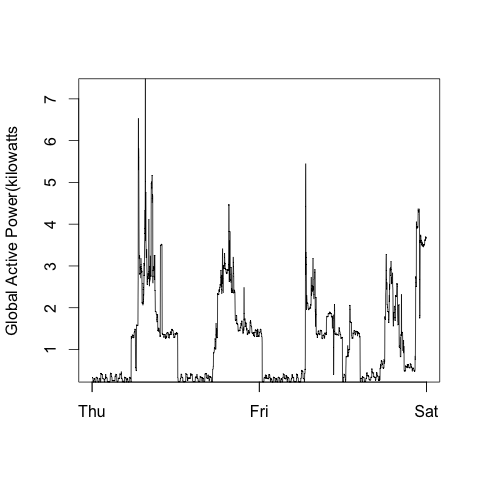

Generate this figure with R:
plot(datetime, gap,
     type="l",
     xlab=NA,
     ylab="Global Active Power(kilowatts")
